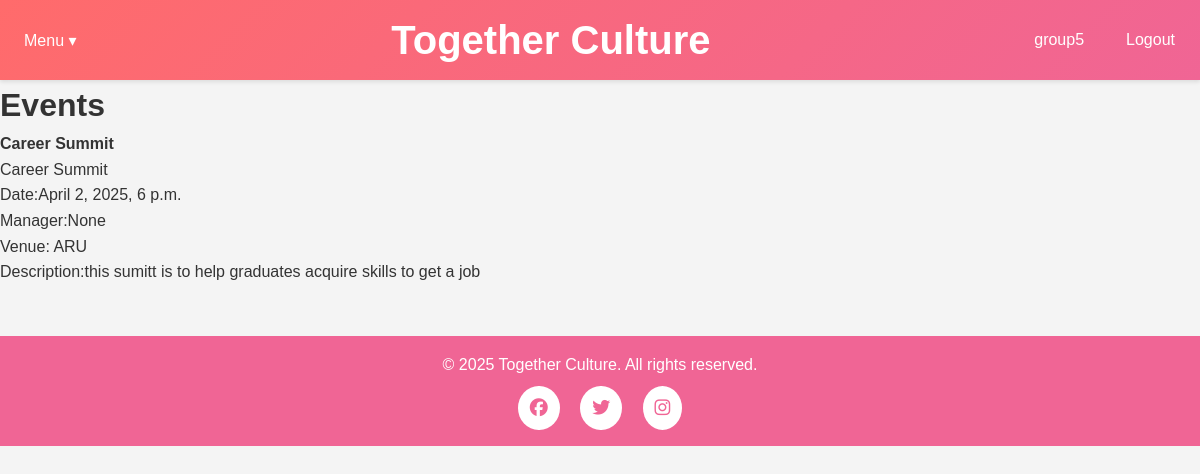
Page /Events/ (signed in) on the committed database.
### Events/models.py (models this page shows)
class Event(models.Model):
    name = models.CharField('Event Name' , max_length=120)
    event_date = models.DateTimeField('Event Date')
    venue = models.ForeignKey(Venue, blank=True, null=True, on_delete=models.CASCADE)
    manager = models.ForeignKey(User, blank=True, null=True, on_delete=models.SET_NULL)
    description = models.TextField(blank=True)
    attendees = models.ManyToManyField(MyClubUser, through='Booking', blank=True)
    def __str__(self):
        return self.name

class Venue(models.Model):
    name = models.CharField('Venue Name', max_length=120)
    address = models.CharField(max_length=300)
    zip_code = models.CharField('Zip/Post Code', max_length=12)
    phone = models.CharField('Contact Phone', max_length=20, blank=True)
    web = models.URLField('Website Address', blank=True)
    email_address = models.EmailField('Email Address', blank=True)
    def __str__(self):
        return self.name

### Events/views.py (the view)
# urls.py: path('', EventsV, name='Events'),
def EventsV(request):
    event_list = Event.objects.all()
    return render(request, 'Events.html', {'event_list': event_list})

### Events/templates/Events.html (shortened to what this page needs)
{% extends 'bases.html' %}
{% block content %}
<h1>Events</h1>
{% for Event in event_list %}
<strong>{{Event}}</strong>
   <ul>
        <li>{{ Event.name }}</li>
        <li>Date:{{ Event.event_date }}</li>
        <li>Manager:{{ Event.manager }}</li>
        <li>Venue: {{ Event.venue }}</li>
        <li>Description:{{ Event.description }}</li>
        </ul>
  <br></br>
{% endfor %}
{% endblock %}

### dashboard/templates/bases.html (shortened to what this page needs)
<!DOCTYPE html>
<html lang="en">
<head>
</head>
<body>
  <header>
    <div class="left-container">
      <div class="dropdown">
        <button onclick="toggleDropdown()">Menu &#9662;</button>
      </div>
    </div>
    <div class="title">
      <h1>Together Culture</h1>
    </div>
    <div class="right-container">
      <a href="{% url 'update_user' %}">{{ user.username }}</a>
      <a href="{% url 'home' %}">Logout</a>
    </div>
  </header>
{% block content %}{% endblock %}
  <footer>
    <div class="footer-content">
      <p>&copy; 2025 Together Culture. All rights reserved.</p>
      <div class="social-buttons">
        <a href="https://www.facebook.com/YourFacebookPage" target="_blank">
          <i class="fab fa-facebook"></i>
        </a>
        <a href="https://twitter.com/dickyrono" target="_blank">
          <i class="fab fa-twitter"></i>
        </a>
        <a href="https://www.instagram.com/dickyrono" target="_blank">
          <i class="fab fa-instagram"></i>
        </a>
      </div>
    </div>
  </footer>
</body>
</html>

### dashboard/templates/bases.html (style rules this page uses)
* { margin: 0; padding: 0; box-sizing: border-box; }
body { font-family: Arial, sans-serif; background: #f4f4f4; color: #333; line-height: 1.6; }
header { background: linear-gradient(135deg, #ff6b6b, #f06595); color: #fff; padding: 0.5rem; display: flex; justify-content: space-between; align-items: center; box-shadow: 0 2px 4px rgba(0,0,0,0.1); position: relative; }
.left-container, .right-container { display: flex; align-items: center; gap: 0.5rem; }
.left-container a, .right-container a, .right-container button { text-decoration: none; color: #fff; padding: 0.5rem 1rem; border: 1px solid transparent; border-radius: 4px; transition: background-color 0.3s, color 0.3s; cursor: pointer; }
.title { flex: 1; text-align: center; }
.title h1 { font-size: 2.5rem; margin: 0; transition: transform 0.3s; }
.dropdown { position: relative; display: inline-block; }
.dropdown button { background: transparent; border: none; color: #fff; padding: 0.5rem 1rem; font-size: 1rem; cursor: pointer; }
footer { text-align: center; padding: 1rem; background: #f06595; color: #fff; width: 100%; }
.footer-content { display: flex; flex-direction: column; align-items: center; }
.social-buttons { margin-top: 0.5rem; }
.social-buttons a { margin: 0 0.5rem; padding: 0.5rem 0.75rem; border-radius: 50%; background: #fff; color: #f06595; text-decoration: none; font-size: 18px; transition: background 0.3s, transform 0.3s, color 0.3s; display: inline-block; }

### rows in the picture
Event: name "Career Summit", event_date "April 2, 2025, 6 p.m.", manager "None", venue "ARU", description "this sumitt is to help graduates acquire skills to get a job"

### other values in the picture
{{ user.username }} "group5"
